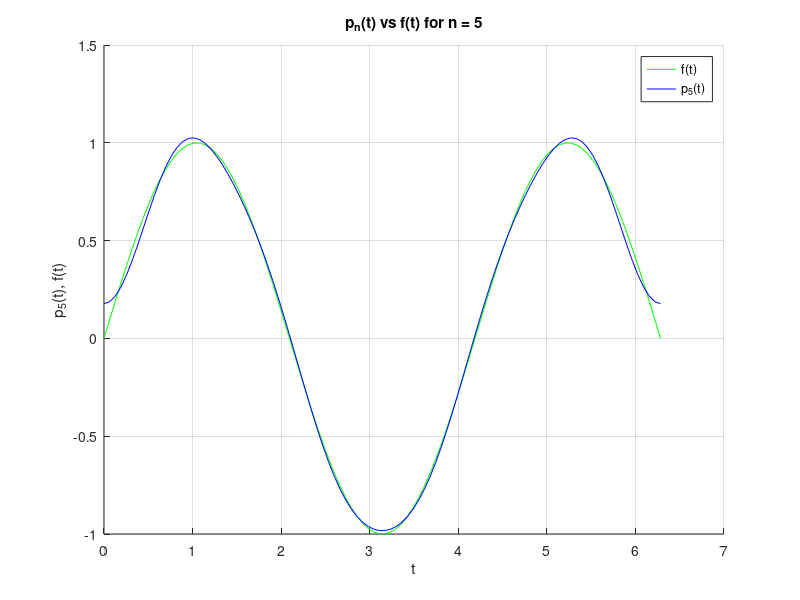

The MATLAB source for this figure:
t = linspace(0,2 * pi, 100);
f = zeros(0,100);
p = zeros(0,100);

N = 5;
for x = 1:100
    f(x) = sin(1.5 * t(x));
    p(x) = 2 / (3 * pi);
    for n = 1:N
        p(x) = p(x) + ((1 / pi * (3 / (9/4 - n^2))) * cos(n * t(x)));
    end
end


hold on
grid on
plot(t,f,'g')
plot(t,p,'b')
title("p_n(t) vs f(t) for n = 5")
xlabel("t")
ylabel("p_5(t), f(t)")
legend("f(t)","p_5(t)")